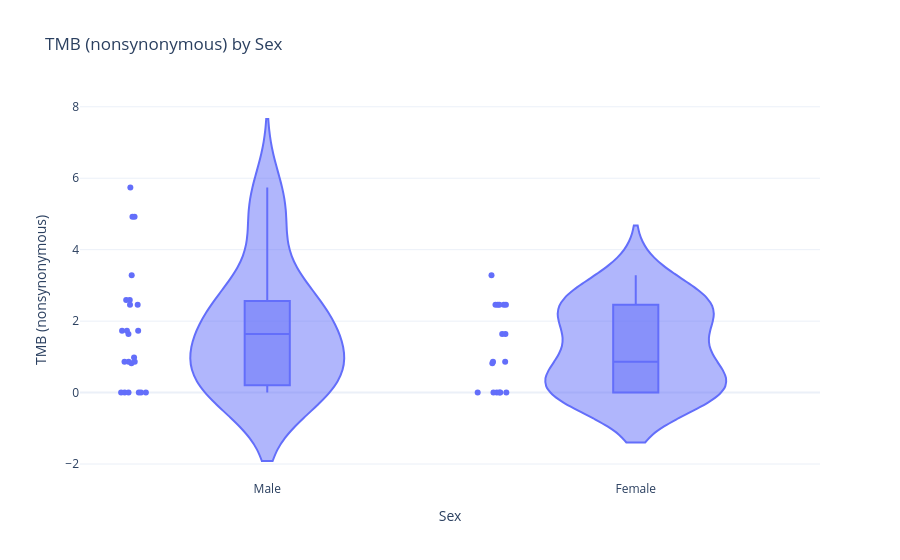

Source (notebook cell):
### Code cell
# Test the function 
fig = create_violin_plot(
    sample_df,
    numeric_variable="TMB (nonsynonymous)",
    category_variable="Sex"
)

fig.show()

### Figure 1 — Plotly figure (JSON) as saved in the notebook; plotly's stock layout.template omitted (floating-point values rounded to 4 significant figures)
{"data": [{"alignmentgroup": "True", "box": {"visible": true}, "hovertemplate": "Sex=%{x}<br>TMB (nonsynonymous)=%{y}<extra></extra>", "legendgroup": "", "marker": {"color": "#636efa"}, "name": "", "offsetgroup": "", "orientation": "v", "points": "all", "scalegroup": "True", "showlegend": false, "type": "violin", "x": ["Male", "Male", "Female", "Female", "Male", "Male", "Female", "Female", "Male", "Male", null, null, "Male", "Male", "Male", "Male", "Male", "Male", "Male", "Male", "Male", "Female", "Female", "Male", "Male", "Male", "Male", "Female", "Female", "Female", "Male", "Male", "Female", "Female", "Female", "Female", "Female", "Female", "Male", "Male", "Female", "Female"], "x0": " ", "xaxis": "x", "y": [0.9787, 0.8647, 0.0, 0.0, 0.8647, 2.594, 0.0, 0.8647, 0.0, 0.0, 0.8647, 1.729, 2.594, 3.281, 0.8647, 2.461, 2.461, 0.0, 0.0, 1.729, 1.641, 0.8647, 2.461, 0.0, 4.922, 1.729, 1.729, 1.641, 0.8203, 1.641, 0.0, 0.8203, 0.0, 0.0, 0.0, 2.461, 3.281, 2.461, 5.742, 4.922, 2.461, 2.461], "y0": " ", "yaxis": "y"}], "layout": {"legend": {"tracegroupgap": 0}, "title": {"text": "TMB (nonsynonymous) by Sex"}, "violinmode": "group", "xaxis": {"anchor": "y", "domain": [0, 1], "title": {"text": "Sex"}}, "yaxis": {"anchor": "x", "domain": [0, 1], "title": {"text": "TMB (nonsynonymous)"}}}}
